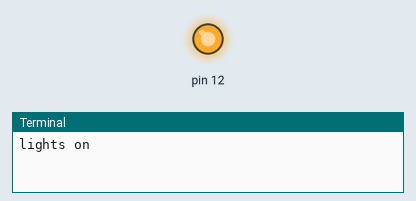
This program was run on a simulated Raspberry Pi (header pin numbers). Parts: output pins drawn as LEDs (lit = HIGH), the last lines printed to the terminal. At 5.0 s the program stops and its outputs stay as they are.

Above: at 0.1 s.
At 5.1 s:
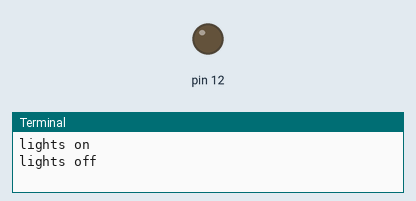
Timing chart, 0 to 6.5 s (numbered marks = the images above):
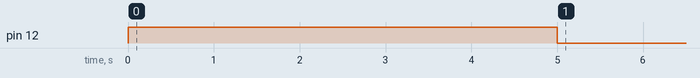

Measured:
- by itself, pin 12: LOW → HIGH at 0.00 s, → LOW 5.0 s later

The program:

flash.py
```python
import time

import RPi.GPIO as GPIO

# from picamera2 import Picamera2

GPIO.setmode(GPIO.BOARD)
GPIO.setup(12, GPIO.OUT)


GPIO.output(12, GPIO.HIGH)
print("lights on")

# picam2 = Picamera2()
# picam2.configure(picam2.create_still_configuration())

# picam2.start()
time.sleep(5)
# picam2.capture_file('/home/ac/documents/light/test.jpg')
# picam2.close()

GPIO.output(12, GPIO.LOW)
print("lights off")
```
